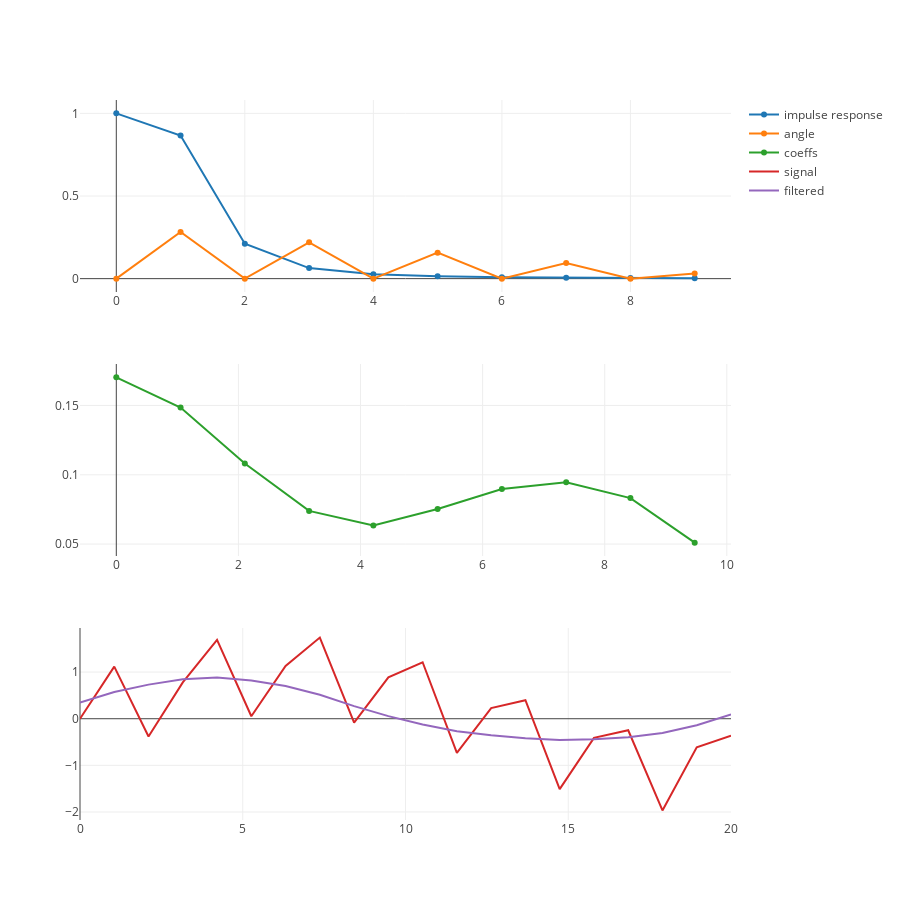

The cell this chart's notebook holds for it:
### Code cell
N = 20
T = 1.0 * N # s

Fs = 25
f1 = 1
f2 = 8
w1 = 2 * np.pi * f1
w2 = 2 * np.pi * f2

t = np.linspace(0, T, N)
s = [np.sin(w1 / Fs * i) + np.sin(w2 / Fs * i) for i in t]

filt = create_filter_butterworth(N, 25, 3, 1.5, 1.0)
fs = apply_filter_butterworth(s, filt)
# fs = butterworth_filter(s, 25, 3, 1.5, 1.0)
ir = impulse_response_butterworth(filt)

sym = np.append(ir[::-1], ir)

coeffs = np.fft.ifft(sym)
coeffs = coeffs[:len(coeffs) // 2]

tr_s = go.Scatter(
    x = t,
    y = s,
    name='signal'
)
tr_fs = go.Scatter(
    x = t,
    y = fs,
    name='filtered'
)

tr_ir = go.Scatter(
    x = [i for i in range(len(ir.real))],
    y = np.absolute(ir),
    name='impulse response'
)

tr_ir_sym = go.Scatter(
    x = [i for i in range(len(sym.real))],
    y = np.absolute(sym),
    name='sym'
)

tr_ir_phase = go.Scatter(
    x = [i for i in range(len(ir.real))],
    y = np.angle(ir) * 0.2,
    name='angle'
)

tr_coeffs = go.Scatter(
    x = t,
    y = np.absolute(coeffs),
    name = 'coeffs'
)


fig = py.tools.make_subplots(rows = 3, cols = 1)

fig['layout'].update(height=900, width=900)

fig.append_trace(tr_ir, 1, 1)
fig.append_trace(tr_ir_phase, 1, 1)
# fig.append_trace(tr_ir_sym, 1, 1)
fig.append_trace(tr_coeffs, 2, 1)

fig.append_trace(tr_s, 3, 1)
fig.append_trace(tr_fs, 3, 1)

py.offline.iplot(fig)

### Figure 1 — Plotly figure (JSON) as saved in the notebook; plotly's stock layout.template omitted (floating-point values rounded to 4 significant figures)
{"data": [{"name": "impulse response", "type": "scatter", "x": [0, 1, 2, 3, 4, 5, 6, 7, 8, 9], "xaxis": "x1", "y": [1, 0.8655, 0.2111, 0.06387, 0.02699, 0.01382, 0.008, 0.005038, 0.003375, 0.00237], "yaxis": "y1"}, {"name": "angle", "type": "scatter", "x": [0, 1, 2, 3, 4, 5, 6, 7, 8, 9], "xaxis": "x1", "y": [0, 0.2827, 0, 0.2199, 0, 0.1571, 0, 0.09425, 0, 0.03142], "yaxis": "y1"}, {"name": "coeffs", "type": "scatter", "x": [0, 1.053, 2.105, 3.158, 4.211, 5.263, 6.316, 7.368, 8.421, 9.474, 10.53, 11.58, 12.63, 13.68, 14.74, 15.79, 16.84, 17.89, 18.95, 20], "xaxis": "x2", "y": [0.1703, 0.1485, 0.1081, 0.07396, 0.06339, 0.07535, 0.08978, 0.0946, 0.08317, 0.05104], "yaxis": "y2"}, {"name": "signal", "type": "scatter", "x": [0, 1.053, 2.105, 3.158, 4.211, 5.263, 6.316, 7.368, 8.421, 9.474, 10.53, 11.58, 12.63, 13.68, 14.74, 15.79, 16.84, 17.89, 18.95, 20], "xaxis": "x3", "y": [0, 1.116, -0.3825, 0.779, 1.69, 0.05363, 1.132, 1.74, -0.08553, 0.8865, 1.212, -0.7313, 0.2284, 0.3961, -1.51, -0.411, -0.2473, -1.966, -0.6123, -0.3633], "yaxis": "y3"}, {"name": "filtered", "type": "scatter", "x": [0, 1.053, 2.105, 3.158, 4.211, 5.263, 6.316, 7.368, 8.421, 9.474, 10.53, 11.58, 12.63, 13.68, 14.74, 15.79, 16.84, 17.89, 18.95, 20], "xaxis": "x3", "y": [0.3448, 0.5726, 0.7315, 0.8477, 0.8838, 0.8184, 0.6999, 0.5133, 0.2708, 0.05526, -0.1234, -0.2686, -0.3568, -0.4165, -0.4537, -0.4415, -0.3969, -0.3079, -0.138, 0.08924], "yaxis": "y3"}], "layout": {"height": 900, "width": 900, "xaxis1": {"anchor": "y1", "domain": [0, 1]}, "xaxis2": {"anchor": "y2", "domain": [0, 1]}, "xaxis3": {"anchor": "y3", "domain": [0, 1]}, "yaxis1": {"anchor": "x1", "domain": [0.7333, 1]}, "yaxis2": {"anchor": "x2", "domain": [0.3667, 0.6333]}, "yaxis3": {"anchor": "x3", "domain": [0, 0.2667]}}}
